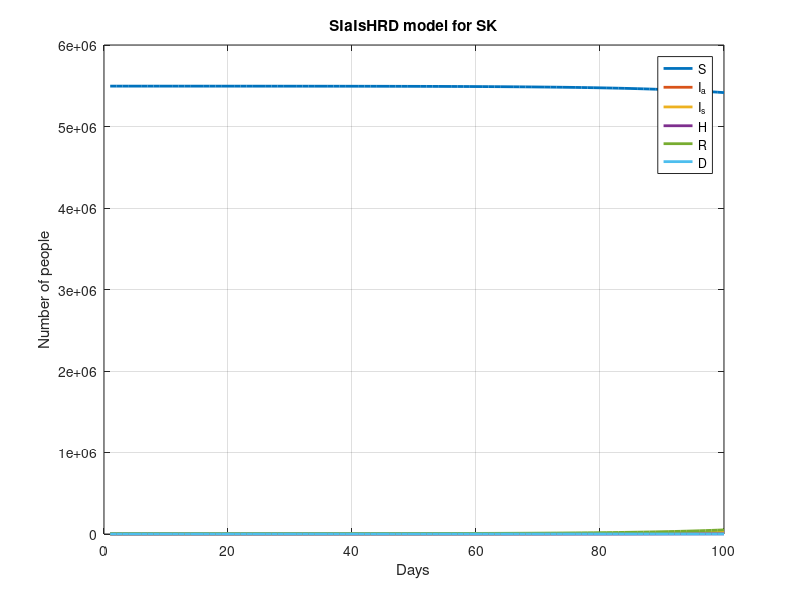

The MATLAB source for this figure:
clc
clear

%settings
number_of_days = 100;
N = 5500000;

S = zeros(1, number_of_days);
Iasym = zeros(1, number_of_days);
Isym = zeros(1, number_of_days);
H = zeros(1, number_of_days);
R = zeros(1, number_of_days);
gammaA = 1/7;
gammaS = 1/12;
gammaH = 1/10;
d = 0.22;
p = 0.7;
r = 0.08;
beta = 0.71;
R0 = 1.5;

%data period
% zero data - 31.march
% 1.june.2020 - october 2020 
u = 3;

%init
S(1) = 5495434;
Isym(1) = 36.708;
Iasym(1) = 9.9;
R(1) = 4487.392;
D(1) = 28;
H(1) = 4;

fprintf('Day: %d \n', 1);

    fprintf('Number of susceptible %2.0f \n', S(1));
    fprintf('Number of infected symptotic %2.0f \n', Isym(1));
    fprintf('Number of infected asymptotic %2.0f \n', Iasym(1));
    fprintf('Number of recovered %2.0f \n', R(1));
    fprintf('Number of hospitalized %2.0f \n', H(1));
    fprintf('Number of dead %2.0f \n', D(1));
    fprintf('----------------------------- \n');

for t = 1:number_of_days - 1
    
    S(t + 1) = S(t) - beta * S(t) * ( (Iasym(t)) / (S(t) + R(t) + Iasym(t)) );
    Iasym(t + 1) = Iasym(t) + beta * S(t) * (1-p) * ((Iasym(t)) / (S(t) + R(t) + Iasym(t))) - gammaA * Iasym(t);
    Isym(t + 1) = Isym(t) + beta * S(t) * p * (1-r) * ((Iasym(t)) / (S(t) + R(t) + Iasym(t))) - gammaS * Isym(t);
    H(t + 1) = H(t) + beta * S(t) * p * r * ((Iasym(t)) / (S(t) + R(t) + Iasym(t))) - gammaH * H(t);
    R(t + 1) = R(t) + gammaA * Iasym(t) + gammaS * Isym(t) + gammaH * (1-d) * H(t);
    D(t + 1) = D(t) + gammaH * d * H(t);

    fprintf('Day: %d \n', t + 1);

    fprintf('Number of susceptible %2.0f \n', S(t + 1));
    fprintf('Number of infected symptotic %2.0f \n', Isym(t + 1));
    fprintf('Number of infected asymptotic %2.0f \n', Iasym(t + 1));
    fprintf('Number of recovered %2.0f \n', R(t + 1));
    fprintf('Number of hospitalized %2.0f \n', H(t + 1));
    fprintf('Number of dead %2.0f \n', D(t + 1));
    fprintf('----------------------------- \n');

end

t = 1:number_of_days;

figure;
plot(t, S, 'LineWidth', 2); hold on;
plot(t, Iasym, 'LineWidth', 2);
plot(t, Isym, 'LineWidth', 2);
plot(t, H, 'LineWidth', 2);
plot(t, R, 'LineWidth', 2);
plot(t, D, 'LineWidth', 2);
grid on;
xlabel('Days');
ylabel('Number of people');
title('SIaIsHRD model for SK');
legend('S', 'I_a', 'I_s', 'H', 'R', 'D', 'Location', 'best');
